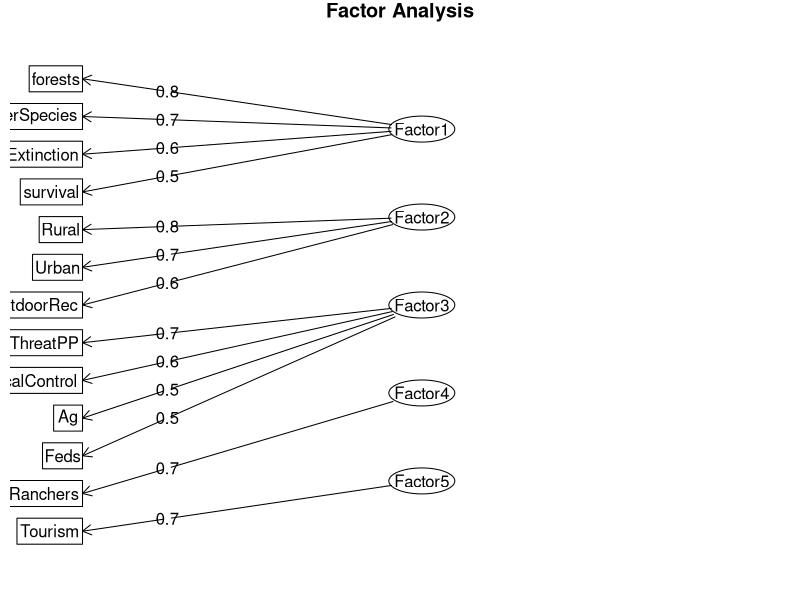
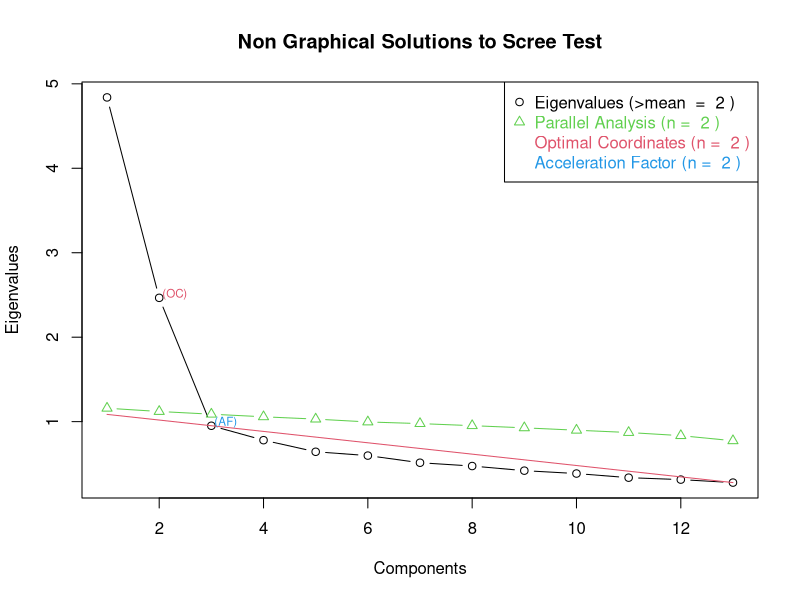
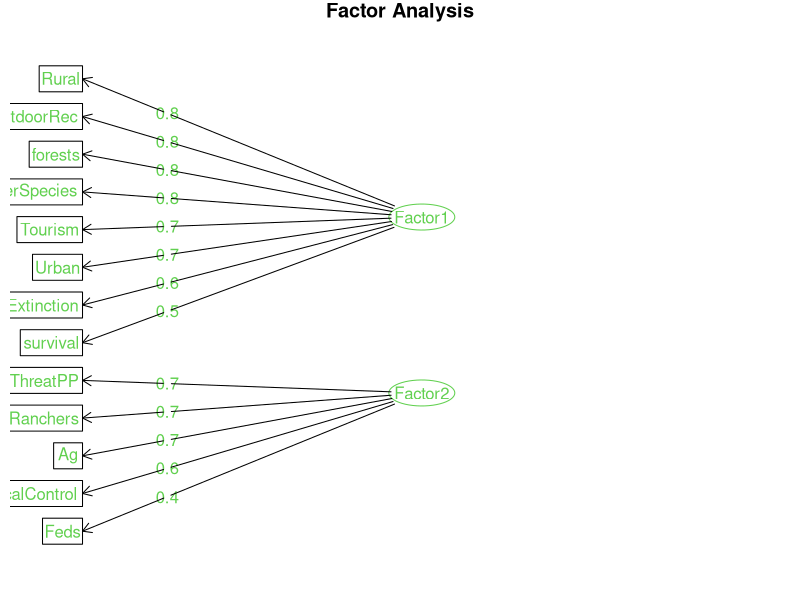
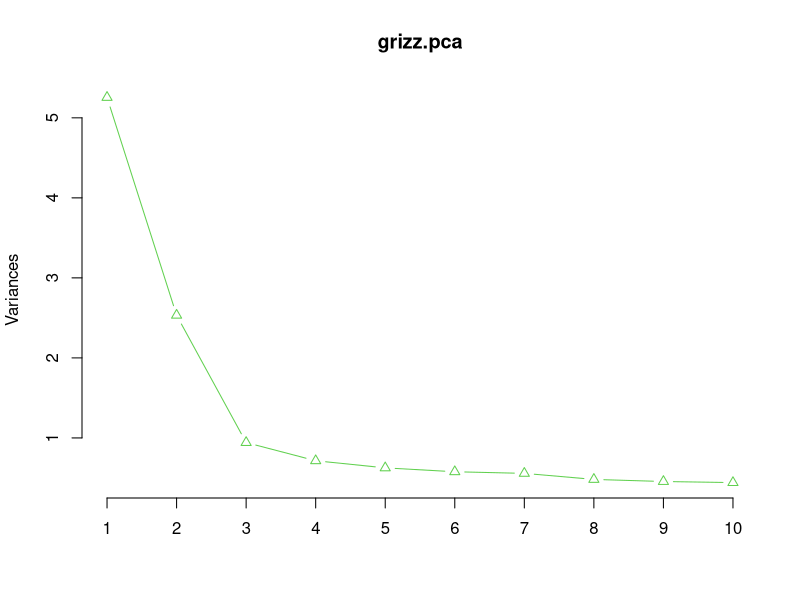
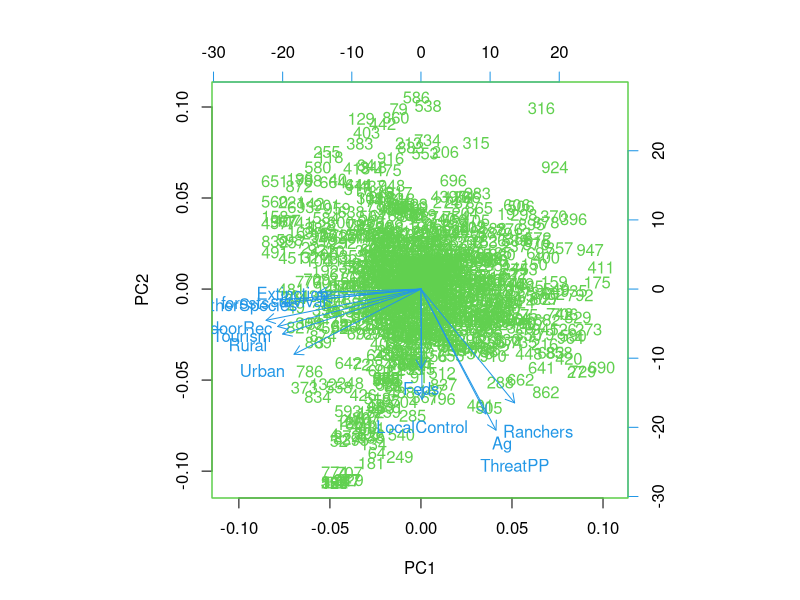
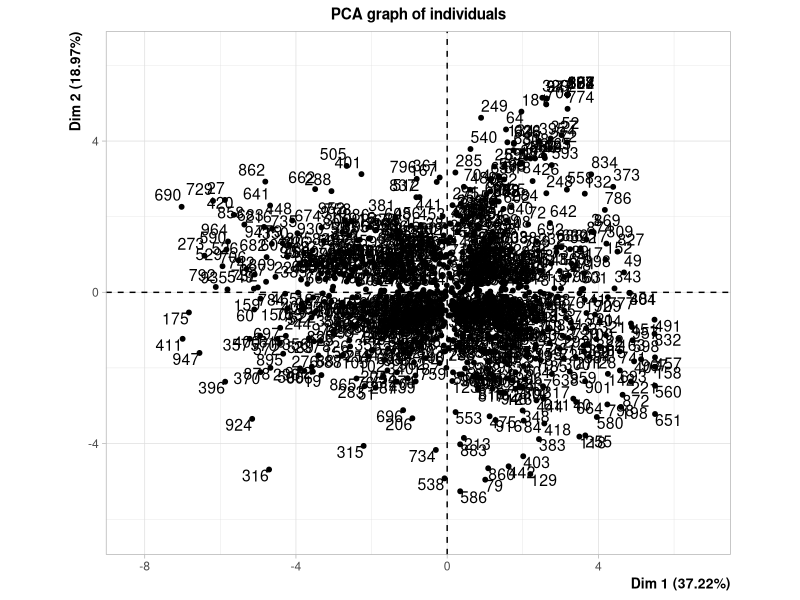
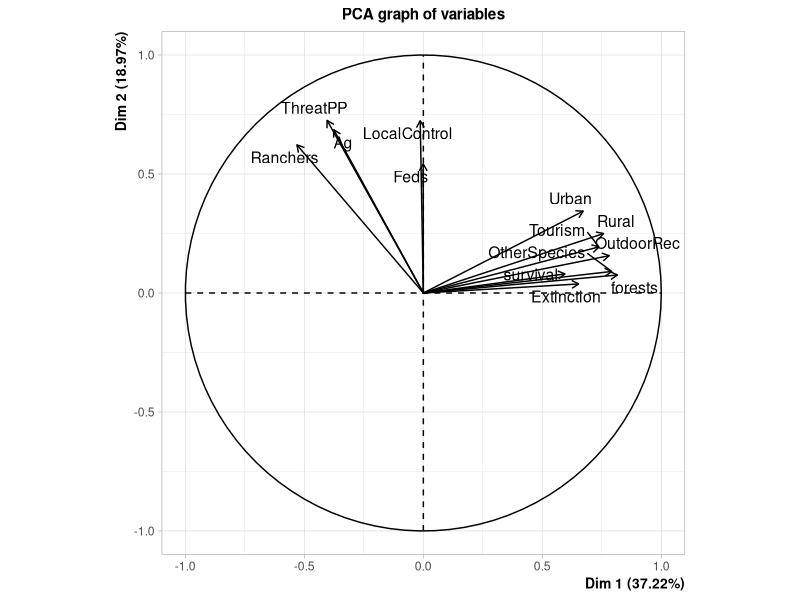

The R source for these figures, in order:
## ---- chunk 1
library(psych)
library(FactoMineR)
library(nFactors)

grizz <- read.csv("GRIZZLY_DATA_USE.csv", header = T)

grizz_factor<-cbind(grizz[,c(which(colnames(grizz)=="Q72_16"):which(colnames(grizz)=="Q72_32"))])
names(grizz_factor)<-c("survival", "forests", "SafetyThreat", "LivelihoodThreat", "Tourism",
                       "Feds", "ThreatPP", "OtherSpecies", "Extinction", "LocalControl",
                       "Ranchers", "OutdoorRec", "Ag", "Urban", "Rural")

#dropping out personal threat questions
grizz_factor<-grizz_factor[,-c(3:4)]
## ---- chunk 2
grizz_comp<-factanal(grizz_factor, 5, scores="Bartlett")
grizz_comp

#Plotting the relationship of the factors
fa.diagram(grizz_comp$loadings)

#grizz<-cbind(grizz, grizz_comp$scores)
## ---- chunk 3
ev <- eigen(cor(grizz_factor))# get eigenvalues
ap <- parallel(subject=nrow(grizz_factor),var=ncol(grizz_factor), rep=100,cent=.05)
nS <- nScree(x=ev$values, aparallel=ap$eigen$qevpea)
plotnScree(nS)
## ---- chunk 4
grizz_comp2<-factanal(grizz_factor, 2, scores="Bartlett")
grizz_comp2

fa.diagram(grizz_comp2$loadings)
## ---- chunk 5
grizz.pca<-prcomp(grizz_factor)
summary(grizz.pca)
loadings<-grizz.pca$rotation
scores<-grizz.pca$x
plot(grizz.pca, type="l")
biplot(grizz.pca)
## ---- chunk 6
grizz.pca2<-PCA(grizz_factor)
scores<-grizz.pca2$ind$coord
## ---- chunk 7
# library(vegan)
# library(MASS)
# grizz.nmds<-metaMDS(grizz_factor, distance="bray", k=3, trymax=20, noshare=0.1)
# grizz.nmds.2<-metaMDS(grizz_factor, previous.best=grizz.nmds)
# plot(grizz.nmds, display=c("sites", "species"), choice=c(1,2), type="t")
